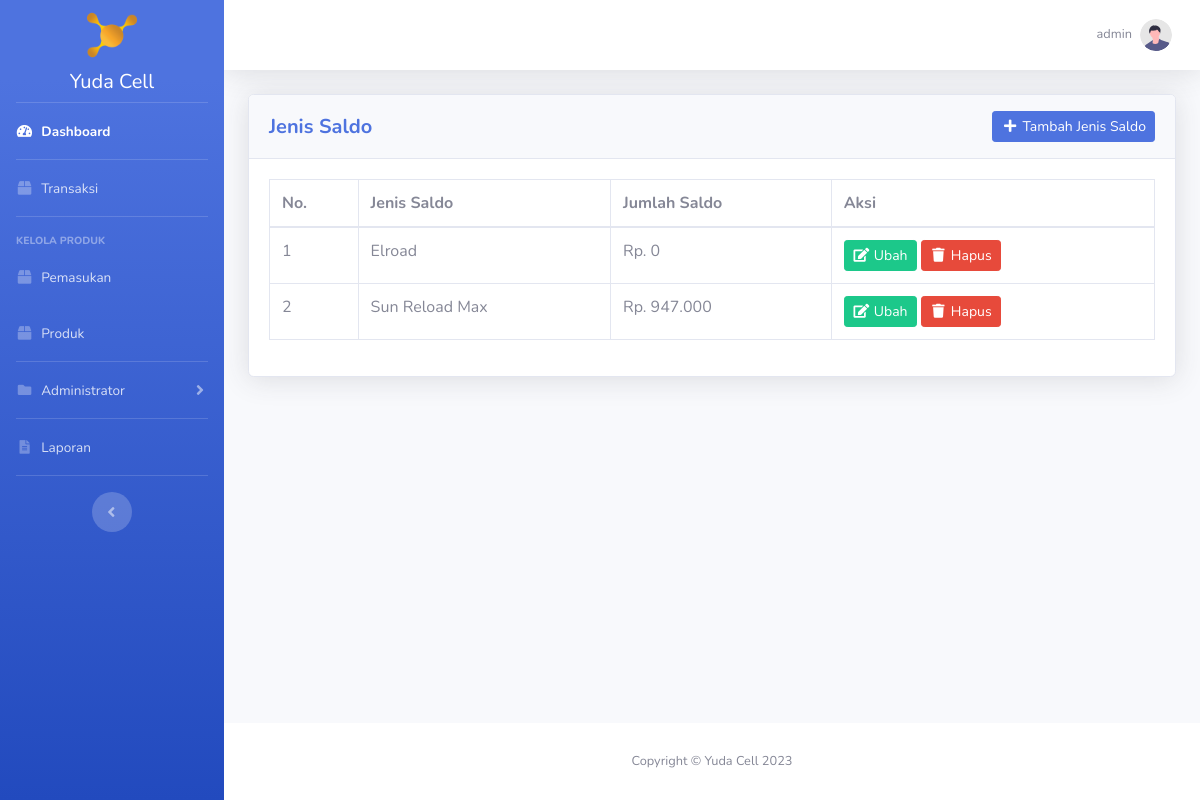
The page /jenis_saldo/index.php (signed in) on the database as committed earlier.
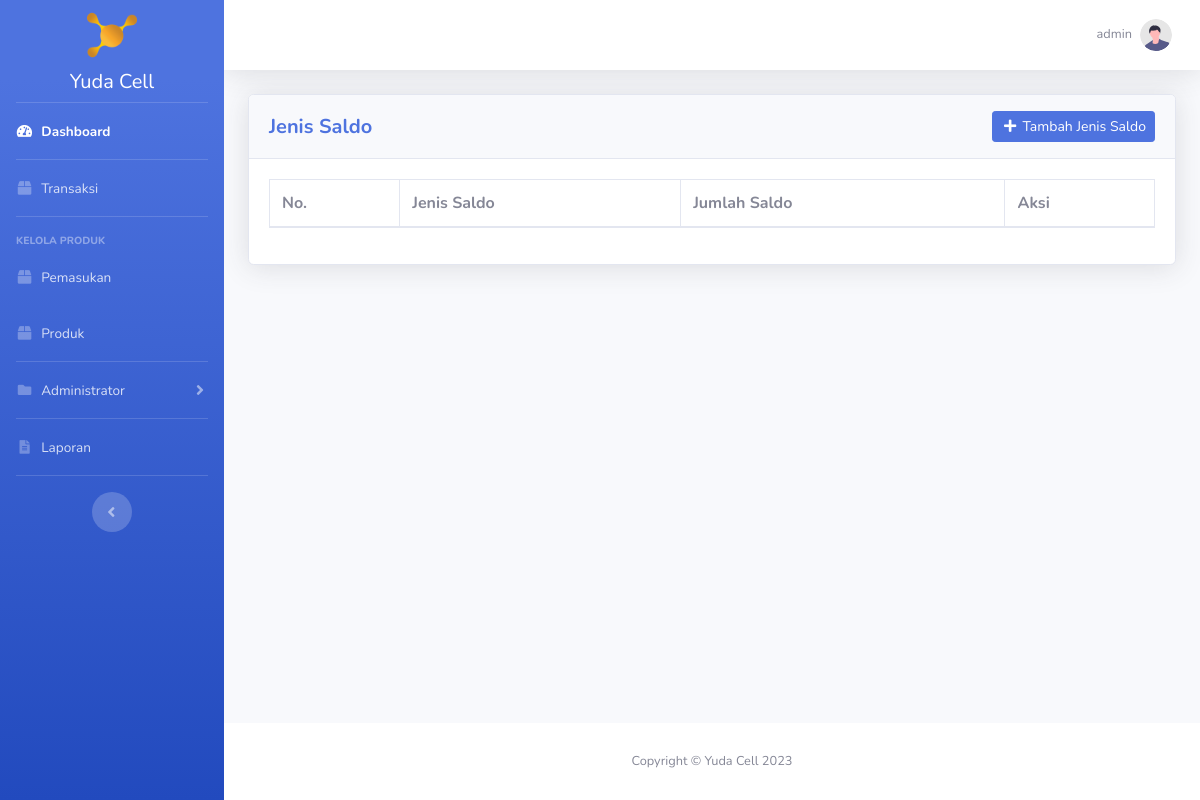
The same page on the database as committed later.
### tables this page shows
CREATE TABLE `jenis_saldo` (
  `id_jenis_saldo` int(11) NOT NULL,
  `jenis_saldo` varchar(50) NOT NULL,
  `jumlah_saldo` int(11) NOT NULL
);

### jenis_saldo/index.php (the view, shortened to what this page needs)
<?php
require_once '../koneksi.php';
$jenis_saldo = mysqli_query($koneksi, "SELECT * FROM jenis_saldo ORDER BY jenis_saldo ASC");
$id_user = htmlspecialchars($_SESSION['id_user']);
$data_profile = mysqli_fetch_assoc(mysqli_query($koneksi, "SELECT * FROM user WHERE id_user = '$id_user'"));
?>
<!DOCTYPE html>
<html lang="en">
<head>
    <?php include_once '../include/head.php'; ?>
</head>
<body id="page-top">
    <div id="wrapper">
        <?php include_once '../include/sidebar.php'; ?>
        <div id="content-wrapper" class="d-flex flex-column">
            <div id="content">
                <?php include_once '../include/topbar.php'; ?>
                <div class="container-fluid">
                    <div class="card shadow mb-4">
                        <div class="card-header py-3">
                            <div class="row">
                                <div class="col head-left">
                                    <h5 class="my-auto font-weight-bold text-primary">Jenis Saldo</h5>
                                </div>
                                <?php if ($data_profile['hak_akses'] == 'administrator'): ?>
                                    <div class="col head-right">
                                        <a href="<?= BASE_URL; ?>jenis_saldo/tambah_jenis_saldo.php" class="btn btn-sm btn-primary"><i class="fas fa-fw fa-plus"></i> Tambah Jenis Saldo</a>
                                    </div>
                                <?php endif ?>
                            </div>
                        </div>
                        <div class="card-body">
                            <div class="table-responsive">
                                <table class="table table-bordered" id="dataTable" width="100%" cellspacing="0">
                                    <thead>
										<tr>
											<th>No.</th>
                                            <th>Jenis Saldo</th>
											<th>Jumlah Saldo</th>
											<?php if ($data_profile['hak_akses'] == 'administrator'): ?>
												<th>Aksi</th>
											<?php endif ?>
										</tr>
									</thead>
                                    <tbody>
										<?php $i = 1; ?>
										<?php foreach ($jenis_saldo as $djs): ?>
											<tr>
												<td><?= $i++; ?></td>
                                                <td><?= $djs['jenis_saldo']; ?></td>
												<td>Rp. <?= str_replace(",", ".", number_format($djs['jumlah_saldo'])); ?></td>
												<?php if ($data_profile['hak_akses'] == 'administrator'): ?>
													<td>
														<a class="btn btn-sm btn-success" href="ubah_jenis_saldo.php?id_jenis_saldo=<?= $djs['id_jenis_saldo']; ?>"><i class="fas fa-fw fa-edit"></i> Ubah</a>
														<a class="btn btn-sm btn-danger btn-delete" data-nama="Jenis Saldo <?= $djs['jenis_saldo']; ?> akan terhapus!" href="hapus_jenis_saldo.php?id_jenis_saldo=<?= $djs['id_jenis_saldo']; ?>"><i class="fas fa-fw fa-trash"></i> Hapus</a>
													</td>
												<?php endif ?>
											</tr>
										<?php endforeach ?>
									</tbody>
                                </table>
                            </div>
                        </div>
                    </div>
				</div>
            </div>
            <?php include_once '../include/footer.php'; ?>
        </div>
    </div>
</body>
</html>

Rows that differ between the two databases and show on the page:
removed jenis_saldo: jenis_saldo "Elroad", jumlah_saldo "0"
removed jenis_saldo: jenis_saldo "Sun Reload Max", jumlah_saldo "947.000"
